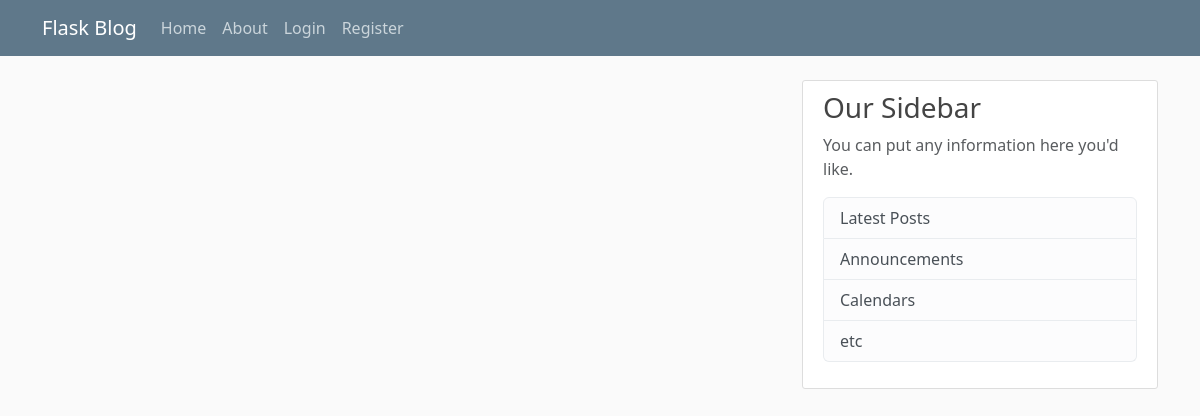
Page /home on the earlier database version.
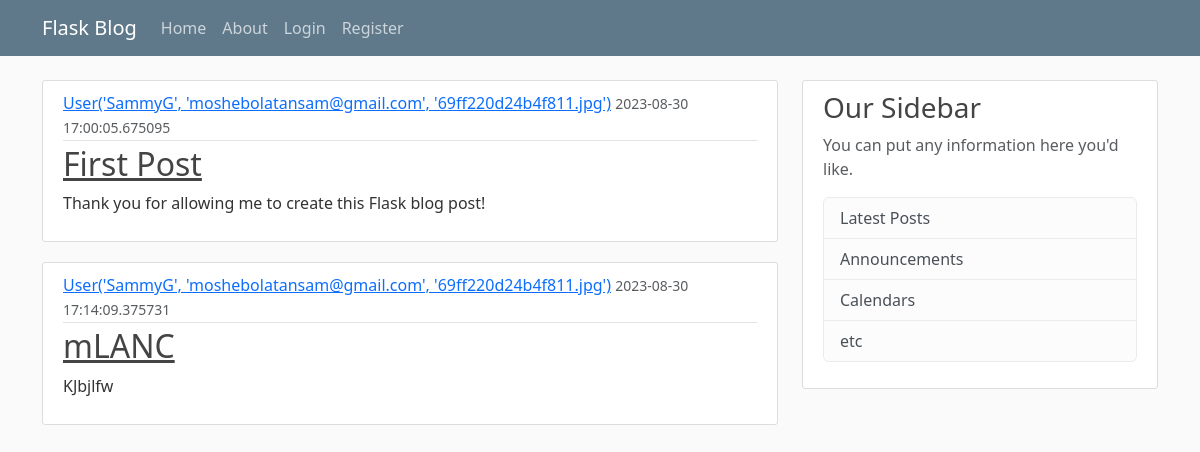
Same page on the later database version.
### flaskblog/models.py (models this page shows, shortened)
class Post(db.Model):
    id = db.Column(db.Integer, primary_key=True)
    title = db.Column(db.String(100), nullable=False)
    date_posted = db.Column(db.DateTime, nullable=False, default=datetime.utcnow)
    content = db.Column(db.Text, nullable=False)
    user_id = db.Column(db.Integer, db.ForeignKey('user.id'), nullable=False)

class User(db.Model, UserMixin):
    id = db.Column(db.Integer, primary_key=True)
    username = db.Column(db.String(20), unique=True, nullable=False)
    email = db.Column(db.String(120), unique=True, nullable=False)
    image_file = db.Column(db.String(20), nullable=False, default="default.jpg")
    password = db.Column(db.String(60), nullable=False)
    posts = db.relationship("Post", backref="author", lazy=True)
    def __repr__(self):
        return f"User('{self.username}', '{self.email}', '{self.image_file}')"

### flaskblog/routes.py (the view)
@app.route("/")
@app.route("/home")
def home():
    posts = Post.query.all()
    return render_template("home.html", posts=posts, title="Home Page")

### flaskblog/templates/home.html
{% extends "layout.html" %}
{% block content %}
    {% for post in posts %}
    <article class="media content-section">
        <div class="media-body">
          <div class="article-metadata">
            <a class="mr-2" href="#">{{ post.author }}</a>
            <small class="text-muted">{{ post.date_posted }}</small>
          </div>
          <h2><a class="article-title" href="#">{{ post.title }}</a></h2>
          <p class="article-content">{{ post.content }}</p>
        </div>
      </article>
    {% endfor %}
{% endblock content %}

### flaskblog/templates/layout.html (shortened to what this page needs)
<!DOCTYPE html>
<html lang="en">
  <head>
    <link
      href="https://cdn.jsdelivr.net/npm/bootstrap@5.3.1/dist/css/bootstrap.min.css"
      rel="stylesheet"
    />
    <link rel="stylesheet" type="text/css" href="{{ url_for('static', filename='main.css') }}">
  </head>
  <body>
    <header class="site-header">
      <nav class="navbar navbar-expand-md navbar-dark bg-steel fixed-top">
        <div class="container">
          <a class="navbar-brand mr-4" href="/">Flask Blog</a>
          <div class="collapse navbar-collapse" id="navbarToggle">
            <div class="navbar-nav mr-auto">
              <a class="nav-item nav-link" href="{{ url_for('home') }}">Home</a>
              <a class="nav-item nav-link" href="{{ url_for('about') }}">About</a>
            </div>
            <div class="navbar-nav">
              {% if current_user.is_authenticated %}
                <a class="nav-item nav-link" href="{{ url_for('new_post') }}">New Post</a>
                <a class="nav-item nav-link" href="{{ url_for('account') }}">Account</a>
                <a class="nav-item nav-link" href="{{ url_for('logout') }}">Logout</a>
              {% else %}
                <a class="nav-item nav-link" href="{{ url_for('login') }}">Login</a>
                <a class="nav-item nav-link" href="{{ url_for('register') }}">Register</a>
              {% endif %}
            </div>
          </div>
        </div>
      </nav>
    </header>
    <main role="main" class="container">
        <div class="row">
          <div class="col-md-8">
            {% block content %}{% endblock %}
          </div>
          <div class="col-md-4">
            <div class="content-section">
              <h3>Our Sidebar</h3>
              <p class='text-muted'>You can put any information here you'd like.
                <ul class="list-group">
                  <li class="list-group-item list-group-item-light">Latest Posts</li>
                  <li class="list-group-item list-group-item-light">Announcements</li>
                  <li class="list-group-item list-group-item-light">Calendars</li>
                  <li class="list-group-item list-group-item-light">etc</li>
                </ul>
              </p>
            </div>
          </div>
        </div>
      </main>
  </body>
</html>

### flaskblog/static/main.css (style rules this page uses)
body { background: #fafafa; color: #333333; margin-top: 5rem; }
h1, h2, h3, h4, h5, h6 { color: #444444; }
.bg-steel { background-color: #5f788a; }
.site-header .navbar-nav .nav-link { color: #cbd5db; }
.content-section { background: #ffffff; padding: 10px 20px; border: 1px solid #dddddd; border-radius: 3px; margin-bottom: 20px; }
.article-title { color: #444444; }
.article-content { white-space: pre-line; }
.article-metadata { padding-bottom: 1px; margin-bottom: 4px; border-bottom: 1px solid #e3e3e3 }

Differences in the rows shown:
added Post: author "User('SammyG', 'moshebolatansam@gmail.com', '69ff220d24b4f811.jpg')", date_posted "2023-08-30 17:00:05.675095", title "First Post", content "Thank you for allowing me to create this Flask blog post!"
added Post: author "User('SammyG', 'moshebolatansam@gmail.com', '69ff220d24b4f811.jpg')", date_posted "2023-08-30 17:14:09.375731", title "mLANC", content "KJbjlfw"
